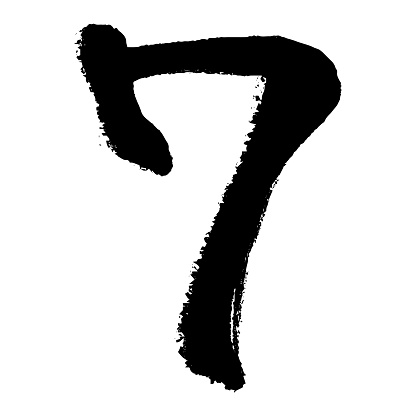
#> input picture 08_Classification/image7.jpg, 416 x 416 px
$ jupyter execute --allow-errors digit_recognition.ipynb
#> lines starting #> are read from the running program, lines starting #| are printed output that depends on the picture
### 08_Classification/helper.py
import numpy as np

def resize(matrix_2D):
    # split to 28x28 blocks and get mean value from each block
    block_size = matrix_2D.shape[0] // 28
    img_resized = matrix_2D[0:block_size * 28, 0:block_size * 28]

    # Convert to NumPy
    img_array = np.array(img_resized)


    # Create the downsampled 28x28 matrix using max pooling
    downsampled = np.zeros((28, 28))

    for i in range(28):
        for j in range(28):
            block = img_array[i*block_size:(i+1)*block_size, j*block_size:(j+1)*block_size]
            downsampled[i, j] = np.mean(block)

    return downsampled

def softmax(x):
    return np.exp(x) / np.exp(x).sum(axis=1, keepdims=True)

### 08_Classification/digit_recognition.ipynb
[cell 1]
import numpy as np
import matplotlib.pyplot as plt
import pandas as pd
from sklearn.datasets import fetch_openml
from sklearn.preprocessing import StandardScaler, OneHotEncoder

#> (a cell that did not finish here is left out)

#> (a cell that did not finish here is left out)

[cell 4]
from sklearn.preprocessing import OneHotEncoder
#> (the rest of this cell did not finish here and is left out)

[cell 5]
scaler = StandardScaler()

#> (the rest of this cell did not finish here and is left out)

[cell 6]
from sklearn.linear_model import LogisticRegression
# Creating the MultiOutput Classifier with Logistic Regression as the base estimator
classifier = LogisticRegression(max_iter=10000)

# Fitting the classifier on the training data
#> (the rest of this cell did not finish here and is left out)

[cell 7]
from sklearn.model_selection import cross_val_score
#> (the rest of this cell did not finish here and is left out)

[cell 8]
from PIL import Image
# convert to matrix form
matrix = np.array(Image.open("image7.jpg").convert('L'))
#> matrix is the input picture: shape (416, 416); min 0, max 255, mean 209.5

[cell 9]
from helper import resize
# change background from white to black (invert)
inverted_image = 255 - matrix
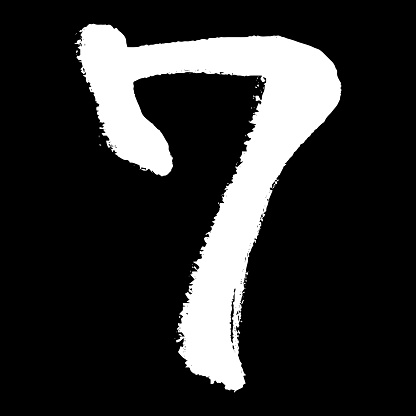
#> inverted_image: shape (416, 416); min 0, max 255, mean 45.5

# Resize if needed (ensure it's 28x28)
resized_image = resize(np.array(inverted_image))
#> in resize, `img_resized = matrix_2D[0:block_size * 28, 0:block_size * 28]`:
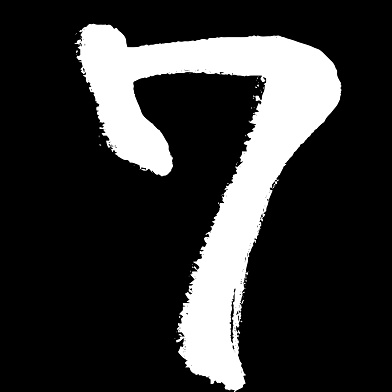
#> img_resized: shape (392, 392); min 0, max 255, mean 51.3
#> after the loop in resize, `for i in range(28):`:
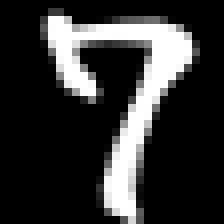
#> downsampled: shape (28, 28) float64 (shown 8 times larger); min 0, max 255, mean 51.3

# Flatten and reshape
x_input_flat = resized_image.reshape(1, -1)

#> (the rest of this cell did not finish here and is left out)

$ run again, with 08_Classification/image4.jpg copied over 08_Classification/image7.jpg
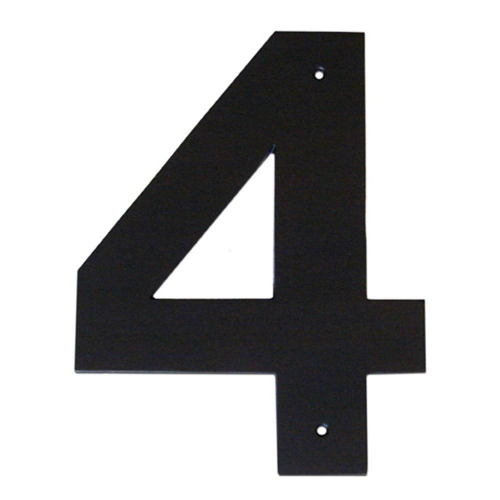
#> input picture 08_Classification/image4.jpg, 1000 x 1000 px (shown at 1/2 size)
#> in resize, `img_resized = matrix_2D[0:block_size * 28, 0:block_size * 28]`:
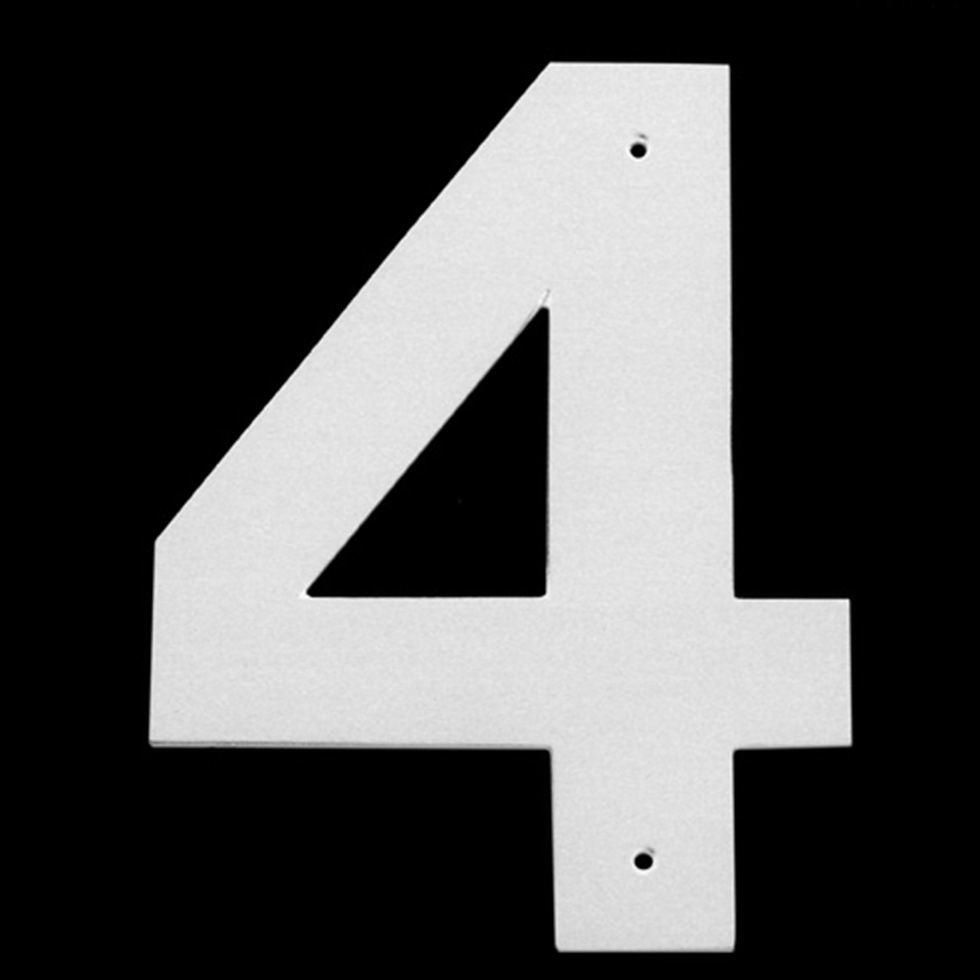
#> img_resized: shape (980, 980); min 0, max 255, mean 74.4
#> after the loop in resize, `for i in range(28):`:
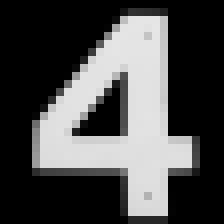
#> downsampled: shape (28, 28) float64 (shown 8 times larger); min 0, max 230.1, mean 74.4

$ run again, with 08_Classification/image9.jpg copied over 08_Classification/image7.jpg
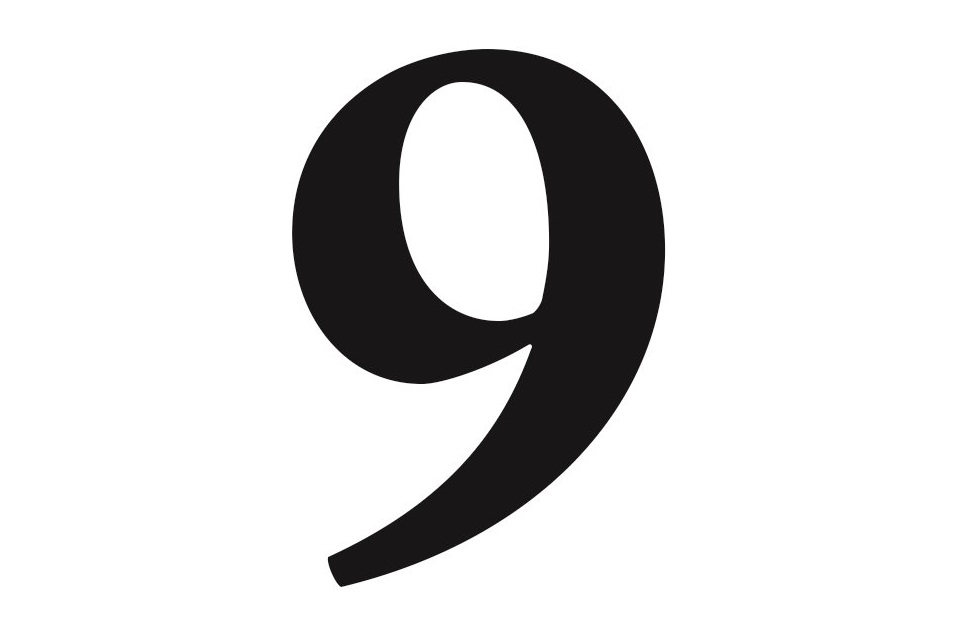
#> input picture 08_Classification/image9.jpg, 954 x 640 px
#> `inverted_image = 255 - matrix`:
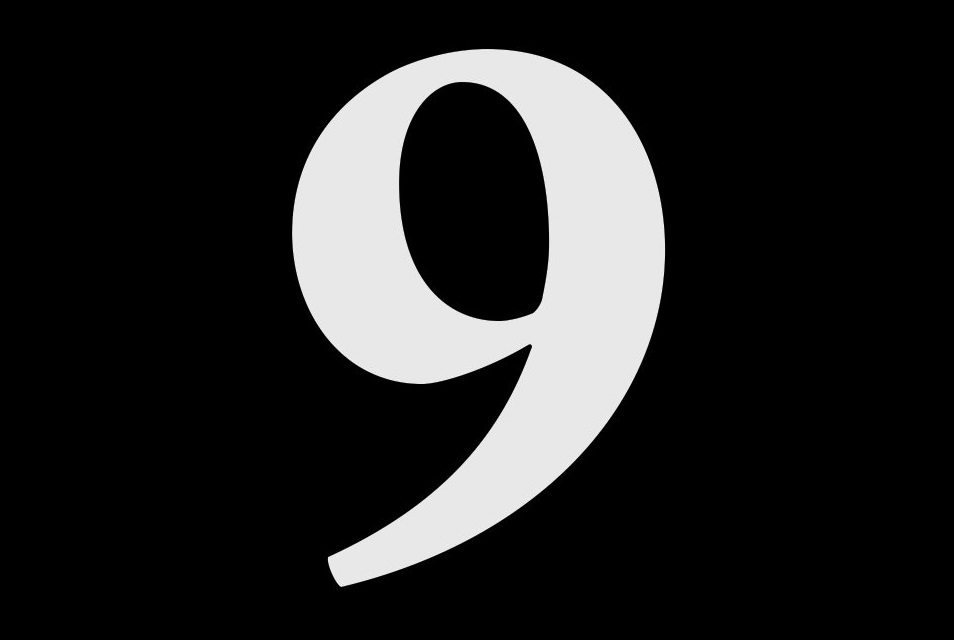
#> inverted_image: shape (640, 954); min 0, max 255, mean 36.2
#> after the loop in resize, `for i in range(28):`:
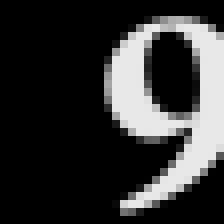
#> downsampled: shape (28, 28) float64 (shown 8 times larger); min 0, max 232.1, mean 52
